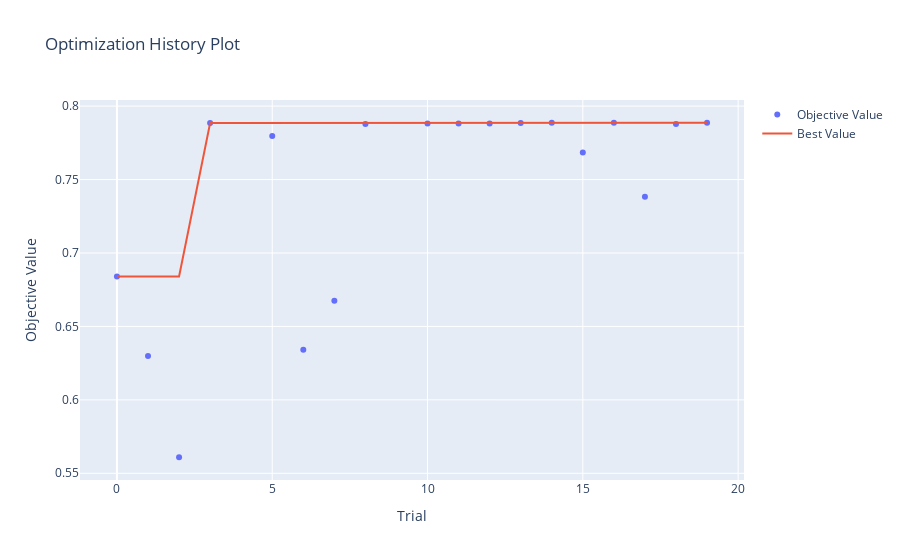

Notebook cell for this chart:
### Code cell
optuna.visualization.plot_optimization_history(study_meanshift)

### Figure 1 — Plotly figure (JSON) as saved in the notebook; plotly's stock layout.template omitted (floating-point values rounded to 4 significant figures)
{"data": [{"mode": "markers", "name": "Objective Value", "type": "scatter", "x": [0, 1, 2, 3, 4, 5, 6, 7, 8, 9, 10, 11, 12, 13, 14, 15, 16, 17, 18, 19], "y": [0.684, 0.6299, 0.5609, 0.7885, null, 0.7796, 0.634, 0.6675, 0.7878, null, 0.7882, 0.7882, 0.7882, 0.7885, 0.7887, 0.7684, 0.7887, 0.7382, 0.7878, 0.7887]}, {"mode": "lines", "name": "Best Value", "type": "scatter", "x": [0, 1, 2, 3, 4, 5, 6, 7, 8, 9, 10, 11, 12, 13, 14, 15, 16, 17, 18, 19], "y": [0.684, 0.684, 0.684, 0.7885, 0.7885, 0.7885, 0.7885, 0.7885, 0.7885, 0.7885, 0.7885, 0.7885, 0.7885, 0.7885, 0.7887, 0.7887, 0.7887, 0.7887, 0.7887, 0.7887]}, {"marker": {"color": "#cccccc"}, "mode": "markers", "name": "Infeasible Trial", "showlegend": false, "type": "scatter", "x": [], "y": []}], "layout": {"title": {"text": "Optimization History Plot"}, "xaxis": {"title": {"text": "Trial"}}, "yaxis": {"title": {"text": "Objective Value"}}}}
